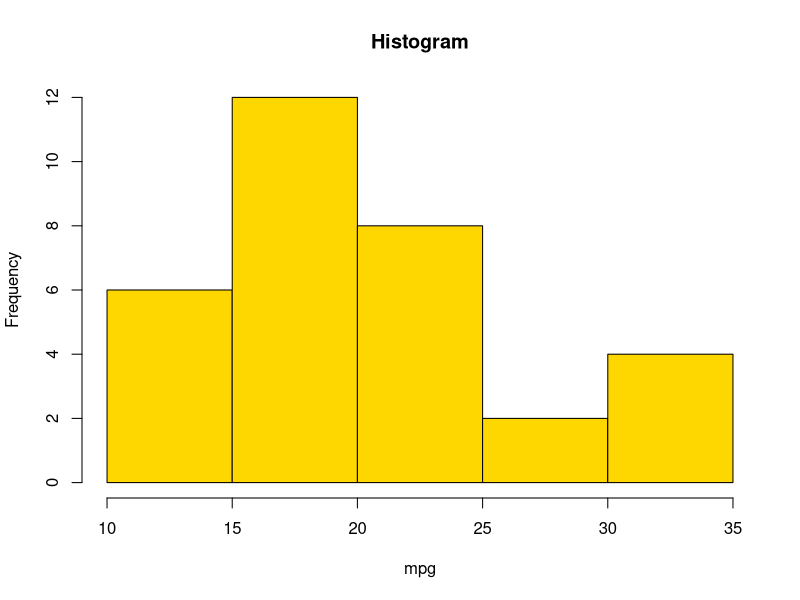
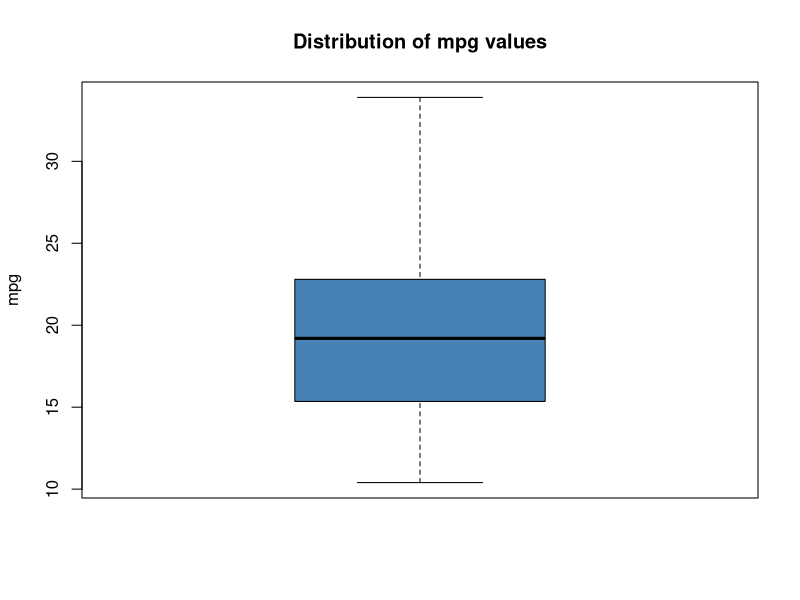
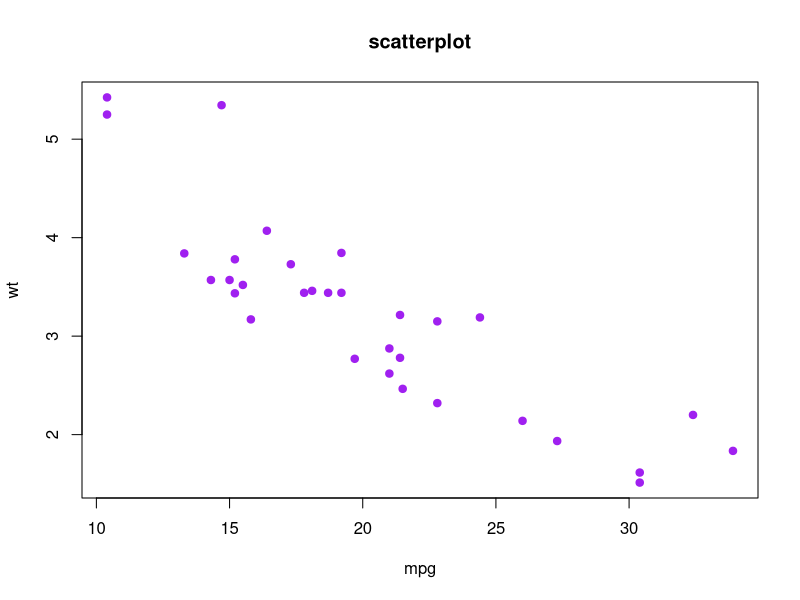

Recreate these plots in R, in order.
# load the mtcars Dataset
data(mtcars)

# view first six rows of mtcars dataset
head(mtcars)

# sucmmarize the mtcars dataset
summary(mtcars)

# display rows and columns
dim(mtcars)

# display column names
names(mtcars)

# create histogram of values for mpg
hist(mtcars$mpg,
     main = "Histogram",
     col = "gold",
     xlab = "mpg",
     ylab = "Frequency")

# create boxplot of values for mpg
boxplot(mtcars$mpg,
        main='Distribution of mpg values',
        ylab='mpg',
        col='steelblue',
        border='black')

# create scatter plot of mpg vs.wt
plot(mtcars$mpg, mtcars$wt,
     col="purple",
     main="scatterplot",
     xlab="mpg",
     ylab="wt",
     pch=19)
